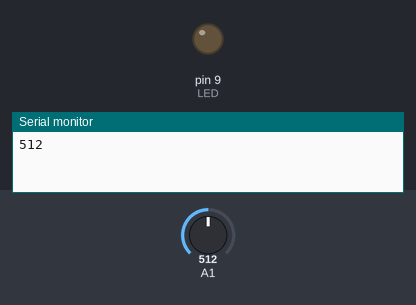
Simulated run of this sketch. Board: Arduino Uno, built with avr-gcc and run on an emulated ATmega328P. Shown: output pins drawn as LEDs (lit = HIGH), the last lines printed to the serial monitor. The test bench sets the inputs (shaded band); at power-on: A1 = 512.

Above: at 0.05 s.
At 1.2 s:
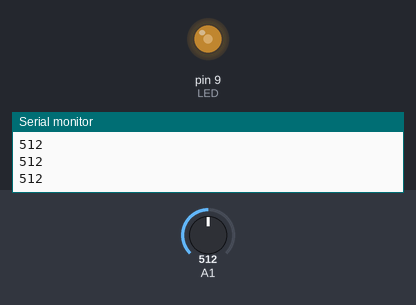
At 2.35 s:
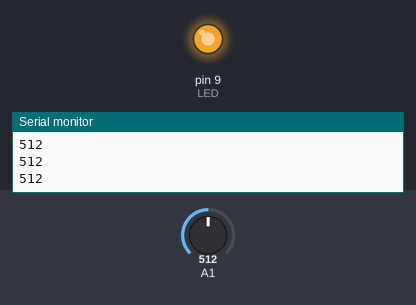
At 4.7 s:
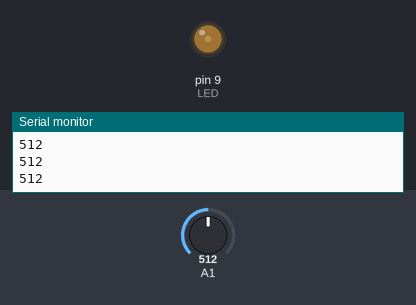
Timing chart, 0 to 6.8 s (numbered marks = the images above):
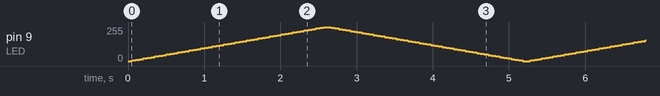

The sketch:

Task4.ino
```cpp
// (Original) BlinkLed.ino

int LED = 9;

void setup() {
  pinMode(LED, OUTPUT); // setting up the pin to output the information
  Serial.begin(9600); // setting up the serial monitor
}

void loop() {
  analOn(LED);
}

void analOn(int pin) {
  // Gradually turns on the LED (uses more than 4 different brightness levels)
  for (int i = 0; i <= 255; i += 5) {
    analogWrite(pin, i); // Changes the pin brightness
    Serial.println(analogRead(pin)); // Reads and prints the new brightness level of the pin
    delay(50);
  }
  // Gradually turns off the LED (uses more than 4 different brightness levels)
  for (int i = 255; i >= 0; i -= 5) {
    analogWrite(pin, i); // Changes the pin brightness
    Serial.println(analogRead(pin)); // Reads and prints the new brightness level of the pin
    delay(50);
  }
}
```
